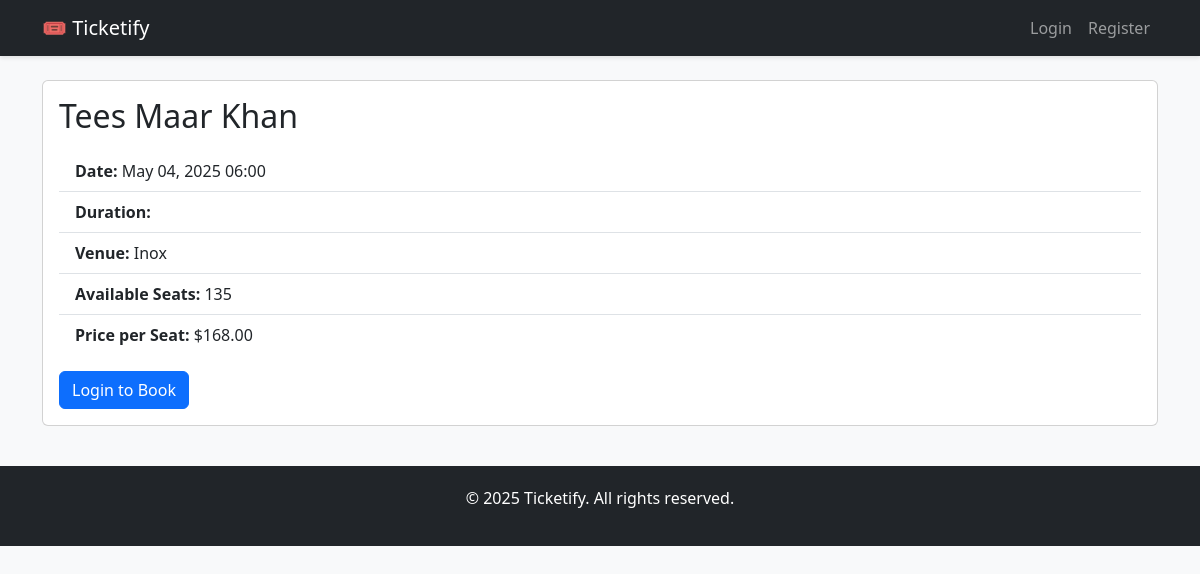
/shows/9/, run on the app's committed database.
### tickets/models.py (models this page shows, shortened)
class Show(models.Model):
    title = models.CharField(max_length=200)
    date = models.DateTimeField()
    venue = models.CharField(max_length=200)
    total_seats = models.PositiveIntegerField()
    price_per_seat = models.DecimalField(max_digits=6, decimal_places=2)
    created_at = models.DateTimeField(auto_now_add=True)
    updated_at = models.DateTimeField(auto_now=True)
    def available_seats(self):
        booked_seats = self.booking_set.aggregate(models.Sum('number_of_seats'))['number_of_seats__sum'] or 0
        return self.total_seats - booked_seats

### tickets/views.py (the view)
# urls.py: path('<int:pk>/', views.ShowDetailView.as_view(), name='show_detail'),
class ShowDetailView(DetailView):
    model = Show
    template_name = 'tickets/show_detail.html'

### tickets/templates/tickets/show_detail.html (shortened to what this page needs)
{% extends 'base.html' %}
{% block content %}
<div class="card">
    <div class="card-body">
        <h2 class="card-title">{{ show.title }}</h2>
        <ul class="list-group list-group-flush mb-3">
            <li class="list-group-item"><strong>Date:</strong> {{ show.date|date:"M d, Y H:i" }}</li>
            <li class="list-group-item"><strong>Duration:</strong> {{ show.duration }}</li>
            <li class="list-group-item"><strong>Venue:</strong> {{ show.venue }}</li>
            <li class="list-group-item"><strong>Available Seats:</strong> {{ show.available_seats }}</li>
            <li class="list-group-item"><strong>Price per Seat:</strong> ${{ show.price_per_seat }}</li>
        </ul>
        {% if user.is_authenticated %}
            {% if show.available_seats > 0 %}
                <a href="{% url 'tickets:book_show' show.pk %}" class="btn btn-success">Book Now</a>
            {% else %}
                <button class="btn btn-secondary" disabled>Sold Out</button>
            {% endif %}
        {% else %}
            <a href="{% url 'accounts:login' %}?next={% url 'show_detail' show.pk %}" class="btn btn-primary">Login to Book</a>
        {% endif %}
    </div>
</div>
{% endblock %}

### tickets/templates/base.html (style rules this page uses)
body { background-color: #f8f9fa; }

### data on the page
Show: title "Tees Maar Khan", date "May 04, 2025 06:00", venue "Inox", available_seats "135", price_per_seat "168.00"
